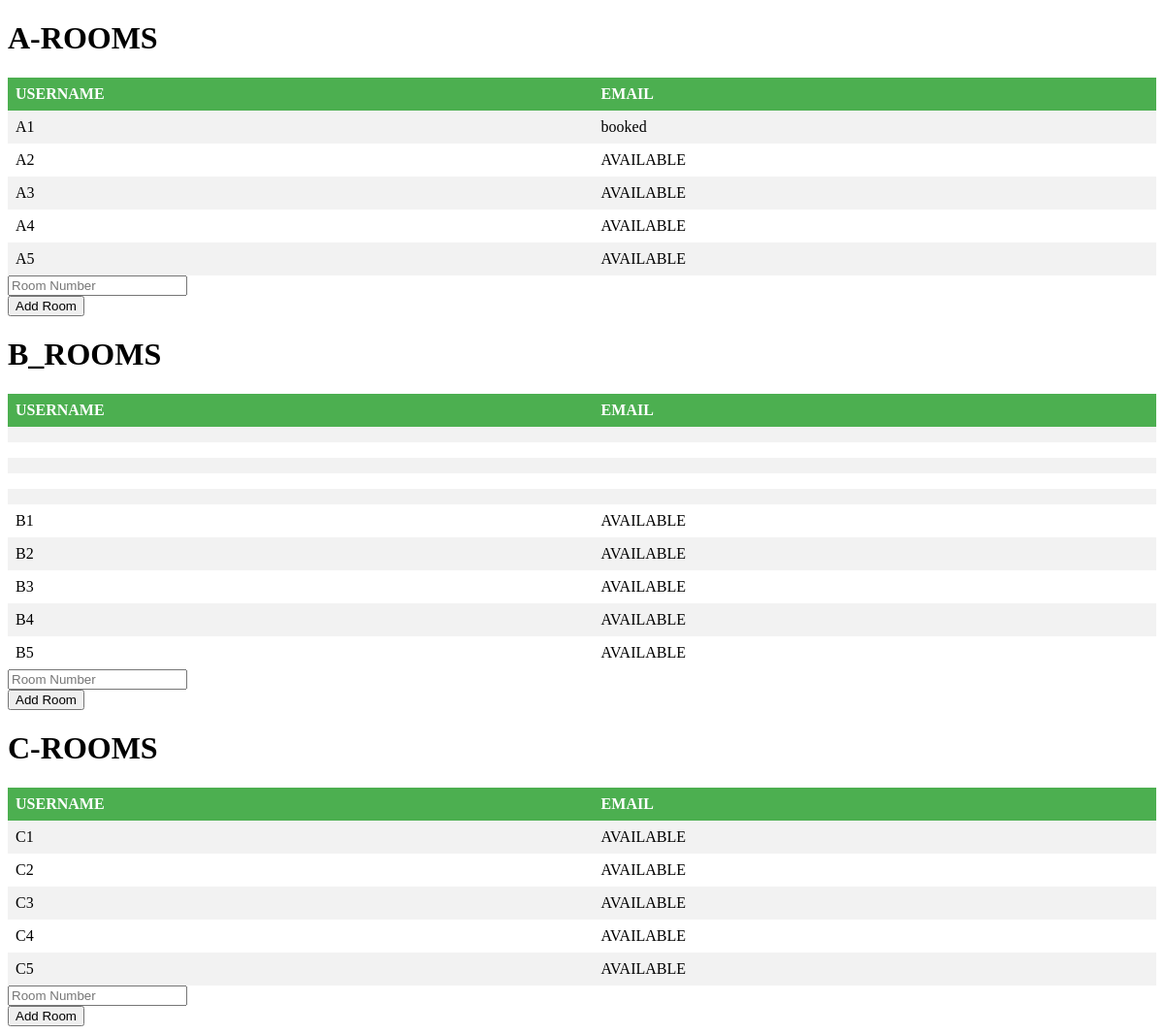
Page /aroom_management.php on the committed database.
### tables this page shows
CREATE TABLE `all_rooms` (
  `id` int(11) NOT NULL,
  `r_name` varchar(11) NOT NULL,
  `status` varchar(11) NOT NULL
);

CREATE TABLE `btype` (
  `r_name` varchar(15) NOT NULL,
  `status` varchar(20) NOT NULL
);

CREATE TABLE `ctype` (
  `r_name` varchar(10) NOT NULL,
  `status` varchar(10) NOT NULL
);

### aroom_management.php (the view, shortened to what this page needs)
<!DOCTYPE html>
<html>
<head>
</head>
<body>
  <h1>A-ROOMS</h1>
  <?php
    $conn = new mysqli("localhost","root","","test.db",3307);
    $query = "SELECT r_name,status FROM all_rooms";
    $result = mysqli_query($conn, $query);
    echo "<table>";
    echo "<tr><th>USERNAME</th><th>EMAIL</th></tr>";
    while ($row = mysqli_fetch_assoc($result)) {
      echo "<tr>";
      echo "<td>" . $row["r_name"] . "</td>";
      echo "<td>" . $row["status"] . "</td>";
      echo "</tr>";
    }
    echo "</table>";
  ?>
</body>
</html>
<form method="POST" action="admin.php">
    <input type="text" name="r_name" placeholder="Room Number" required><br>
    <input type="submit" name="add_room" value="Add Room">
</form>
<!DOCTYPE html>
<html>
<head>
</head>
<body>
  <h1>B_ROOMS</h1>
  <?php
    $conn = new mysqli("localhost","root","","test.db",3307);
    $query = "SELECT r_name,status FROM btype";
    $result = mysqli_query($conn, $query);
    echo "<table>";
    echo "<tr><th>USERNAME</th><th>EMAIL</th></tr>";
    while ($row = mysqli_fetch_assoc($result)) {
      echo "<tr>";
      echo "<td>" . $row["r_name"] . "</td>";
      echo "<td>" . $row["status"] . "</td>";
      echo "</tr>";
    }
    echo "</table>";
  ?>
</body>
</html>
<form method="POST" action="admin.php">
    <input type="text" name="r_name" placeholder="Room Number" required><br>
    <input type="submit" name="add_room" value="Add Room">
</form>
<!DOCTYPE html>
<html>
<head>
</head>
<body>
  <h1>C-ROOMS</h1>
  <?php
    $conn = new mysqli("localhost","root","","test.db",3307);
    $query = "SELECT r_name,status FROM ctype";
    $result = mysqli_query($conn, $query);
    echo "<table>";
    echo "<tr><th>USERNAME</th><th>EMAIL</th></tr>";
    while ($row = mysqli_fetch_assoc($result)) {
      echo "<tr>";
      echo "<td>" . $row["r_name"] . "</td>";
      echo "<td>" . $row["status"] . "</td>";
      echo "</tr>";
    }
    echo "</table>";
  ?>
</body>
</html>
<form method="POST" action="admin.php">
    <input type="text" name="r_name" placeholder="Room Number" required><br>
    <input type="submit" name="add_room" value="Add Room">
</form>

### aroom_management.php (style rules this page uses)
table { border-collapse: collapse; width: 100%; }
th, td { text-align: left; padding: 8px; }
tr:nth-child(even) { background-color: #f2f2f2; }
th { background-color: #4CAF50; color: white; }

### rows in the picture
all_rooms: r_name "A1", status "booked"
all_rooms: r_name "A2", status "AVAILABLE"
all_rooms: r_name "A3", status "AVAILABLE"
all_rooms: r_name "A4", status "AVAILABLE"
all_rooms: r_name "A5", status "AVAILABLE"
btype: r_name "B1", status "AVAILABLE"
btype: r_name "B2", status "AVAILABLE"
btype: r_name "B3", status "AVAILABLE"
btype: r_name "B4", status "AVAILABLE"
btype: r_name "B5", status "AVAILABLE"
ctype: r_name "C1", status "AVAILABLE"
ctype: r_name "C2", status "AVAILABLE"
ctype: r_name "C3", status "AVAILABLE"
ctype: r_name "C4", status "AVAILABLE"
ctype: r_name "C5", status "AVAILABLE"
